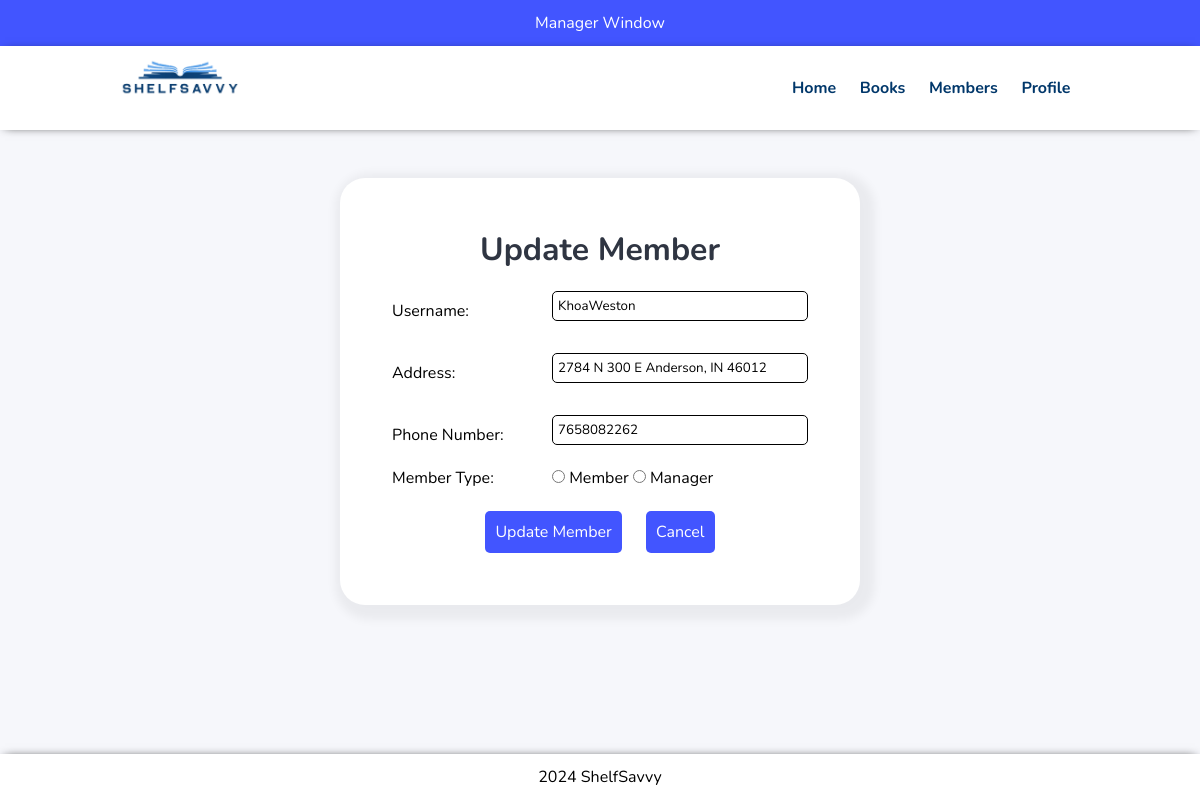
Page /manager/edit-member.php?id=9 (signed in) on the earlier database version.
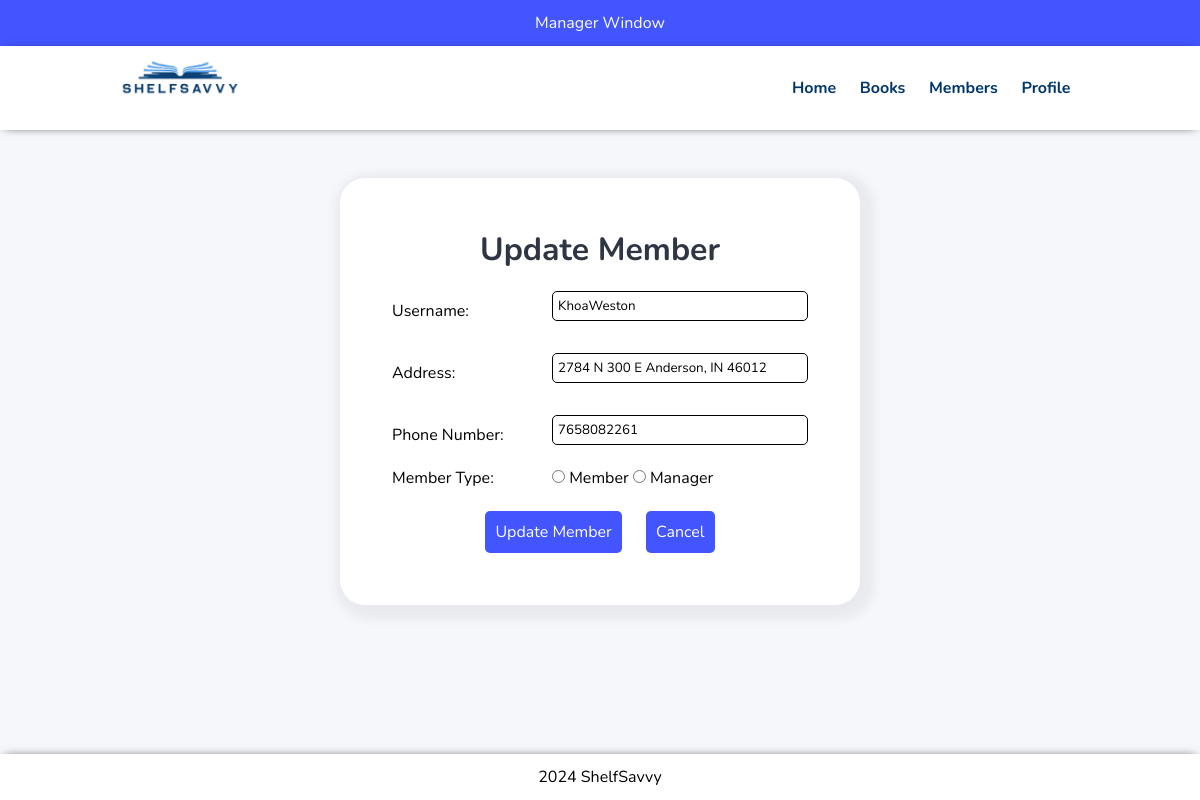
Same page on the later database version.
### tables this page shows
CREATE TABLE `user` (
  `Username` varchar(50) NOT NULL,
  `Password` varchar(255) NOT NULL,
  `MemberType` varchar(20) NOT NULL,
  `BooksOut` int(2) NOT NULL,
  `UID` int(10) NOT NULL,
  `Address` varchar(50) NOT NULL,
  `PhoneNum` bigint(10) NOT NULL
);

### manager/edit-member.php (the view, shortened to what this page needs)
<?php include('partials/header.php'); ?>
<section class="page-container text-center">
    <div class="confirm-container">
        <h2 class="text-center">Update Member</h2>
        <?php
            $id=$_GET['id'];
            $sql_details="SELECT * FROM user WHERE UID=$id";
            $res_details=mysqli_query($conn, $sql_details);
            if($res_details==TRUE){
                $count_details = mysqli_num_rows($res_details);
                if($count_details==1){
                    $row_details=mysqli_fetch_assoc($res_details);
                    $username = $row_details['Username'];
                    $address = $row_details['Address'];
                    $phone_num = $row_details['PhoneNum'];
                }else{
                    header('location:'.SITEURL.'manager/member-list.php');
                }
            }
        ?>
        <form action="" method="POST">
            <table class="width-full">
                <tr>
                    <td>Username: </td>
                    <td>
                        <input type="text" name="username" value="<?php echo $username; ?>">
                    </td>
                </tr>
                <tr>
                    <td>Address: </td>
                    <td>
                        <input type="text" name="address" value="<?php echo $address; ?>">
                    </td>
                </tr>
                <tr>
                    <td>Phone Number: </td>
                    <td>
                        <input type="number" name="phone_num" value="<?php echo $phone_num; ?>">
                    </td>
                </tr>
                <tr>
                    <td>Member Type: </td>
                    <td>
                        <input type="radio" name="mem_type" value="member"> Member
                        <input type="radio" name="mem_type" value="manager"> Manager
                    </td>
                </tr>
                <tr>
                    <td colspan="2" class="row-btns text-center">
                        <input type="submit" name="submit" value="Update Member" class="btn btn-primary">
                        <a href="member-list.php" class="btn btn-primary indent">Cancel</a>
                    </td>
                </tr>
            </table>
        </form>
    </div>
</section>
<?php include('partials/footer.php'); ?>

Differences in the rows shown:
changed user "KhoaWeston": phone_num "7658082262" → "7658082261"
